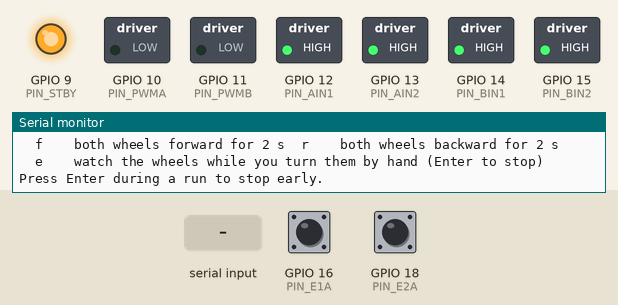
Simulated run of this sketch. Board: ESP8266 (NodeMCU). Parts: switched loads named in the sketch (green lamp = pin HIGH), output pins drawn as LEDs (lit = HIGH), the last lines printed to the serial monitor. Inputs (shaded band) come from the test bench; at power-on: GPIO 16 (PIN_E1A) HIGH, GPIO 18 (PIN_E2A) HIGH.

Above: at 1.2 s.
1.3 s: "a+\n" received over Serial
At 2.1 s:
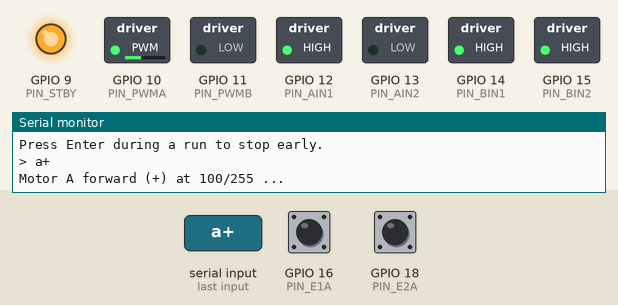
4.3 s: "a-\n" received over Serial
At 5.5 s:
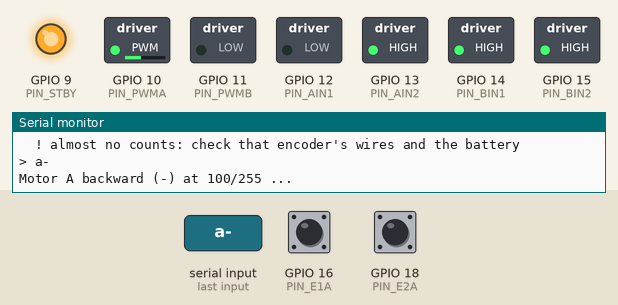
7.3 s: "b+\n" received over Serial
At 7.8 s:
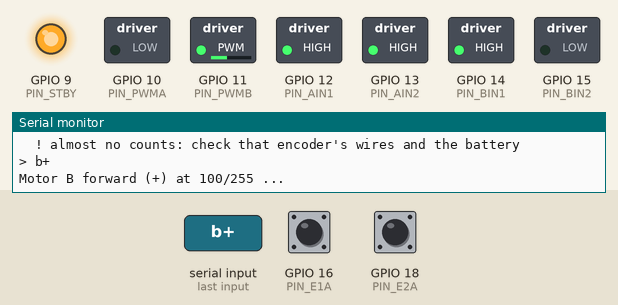
10.3 s: "b-\n" received over Serial
At 11.3 s:
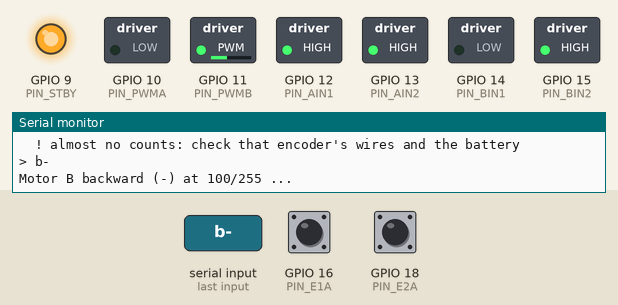
13.3 s: "f\n" received over Serial
At 14.8 s:
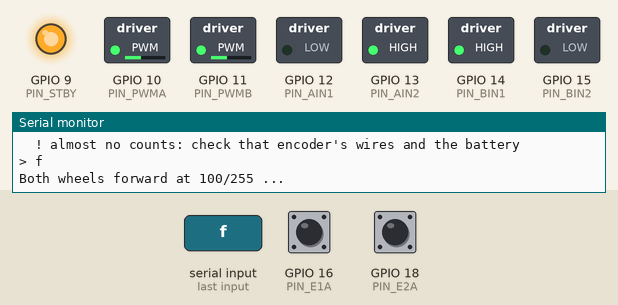
16.3 s: "r\n" received over Serial
At 17.1 s:
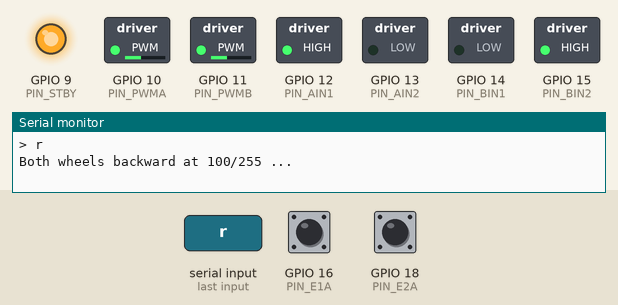
Timing chart, 0 to 19.9 s (numbered marks = the images above; inputs shaded):
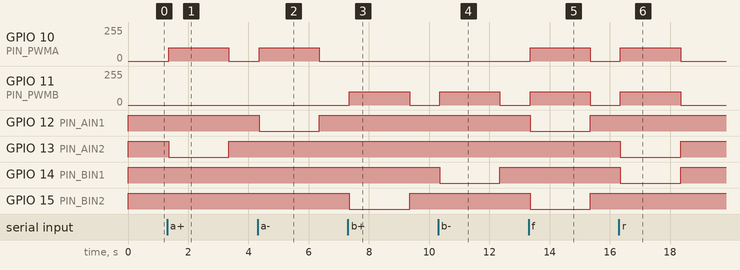

The sketch:

motor_test.ino
```cpp
// motor_test.ino - Self-Balancing Robot, test 1: motors + encoders
//
// What it does: lets you spin each MG310 motor forward or backward through the
// D153C (TB6612) and counts the encoder pulses while it turns.
// Nothing moves until you type a command, and every run stops by itself.
//
// Board: Raspberry Pi Pico W, "Raspberry Pi Pico/RP2040" core by Earle Philhower.
// Serial monitor: 115200 baud, line ending "Newline".
//
// SAFETY: lift the robot so both wheels are off the table before you run a motor.
// The battery must be connected and the D153C switch on, or nothing will turn.

// ---------- pins (same as the Connections sheet) ----------
const int PIN_STBY = 9;    // HIGH = driver awake, LOW = both motors off
const int PIN_PWMA = 10;   // motor A speed (PWM)
const int PIN_PWMB = 11;   // motor B speed (PWM)
const int PIN_AIN1 = 12;   // motor A direction pair
const int PIN_AIN2 = 13;
const int PIN_BIN1 = 14;   // motor B direction pair
const int PIN_BIN2 = 15;
const int PIN_E1A  = 16;   // encoder 1 (motor A), channel A
const int PIN_E1B  = 17;   // encoder 1 (motor A), channel B
const int PIN_E2A  = 18;   // encoder 2 (motor B), channel A
const int PIN_E2B  = 19;   // encoder 2 (motor B), channel B

// ---------- test settings ----------
const int PWM_FREQ = 20000;            // 20 kHz: above hearing, so the motors don't whine
const int PWM_MAX  = 255;              // analogWrite range: 0 = off, 255 = full battery voltage
const unsigned long RUN_MS = 2000;     // each test run lasts 2 s
const long COUNTS_PER_REV = 520;       // our counting gives 2 x 13 pulses x 20:1 gearbox per wheel turn (check it with "e")
int testSpeed = 100;                   // about 40% power; change it with "speed N"

// ---------- directions found in test 1 (front = the "hectorsvill" side) ----------
// The motors face opposite ways on the chassis, so one of each pair is flipped in software.
// "f" and "r" use these so that forward means forward for both wheels.
const bool LEFT_MOTOR_REVERSED  = true;    // motor A (left):  "a-" rolls forward
const bool RIGHT_MOTOR_REVERSED = false;   // motor B (right): "b+" rolls forward
const bool LEFT_ENC_REVERSED    = false;   // encoder 1 already counts up rolling forward
const bool RIGHT_ENC_REVERSED   = true;    // encoder 2 counts down rolling forward

// ---------- encoder counters ----------
// "volatile" tells the compiler these change inside an interrupt,
// so it must read the real value every time instead of a cached copy.
volatile long countA = 0;
volatile long countB = 0;

// Interrupt routines: the Pico runs one of these the instant channel A changes
// (rising or falling edge). Channel B is a quarter-step behind A, so at that
// moment B tells us the direction: same level as A one way, different the other.
void isrEncoderA() {
  bool a = digitalRead(PIN_E1A);
  bool b = digitalRead(PIN_E1B);
  countA += (a == b) ? 1 : -1;
}

void isrEncoderB() {
  bool a = digitalRead(PIN_E2A);
  bool b = digitalRead(PIN_E2B);
  countB += (a == b) ? 1 : -1;
}

// Copy a counter with interrupts paused, so we never read it halfway through an update.
long readCount(volatile long &c) {
  noInterrupts();
  long v = c;
  interrupts();
  return v;
}

// TB6612 rules for each motor (IN1, IN2):
//   HIGH, LOW  -> spin one way        LOW, HIGH -> spin the other way
//   HIGH, HIGH -> brake (shorts the motor so it stops fast)
// The PWM pin sets how much of the battery voltage the motor gets.
void setMotor(char motor, int speed) {          // speed: -255..255, 0 = brake
  int in1 = (motor == 'A') ? PIN_AIN1 : PIN_BIN1;
  int in2 = (motor == 'A') ? PIN_AIN2 : PIN_BIN2;
  int pwm = (motor == 'A') ? PIN_PWMA : PIN_PWMB;
  if (speed > 0)      { digitalWrite(in1, HIGH); digitalWrite(in2, LOW);  }
  else if (speed < 0) { digitalWrite(in1, LOW);  digitalWrite(in2, HIGH); }
  else                { digitalWrite(in1, HIGH); digitalWrite(in2, HIGH); }
  analogWrite(pwm, min(abs(speed), PWM_MAX));
}

void stopAll() {
  setMotor('A', 0);
  setMotor('B', 0);
}

// Robot-level helpers: forward is positive for both wheels and both encoders.
void drive(int left, int right) {
  setMotor('A', LEFT_MOTOR_REVERSED  ? -left  : left);
  setMotor('B', RIGHT_MOTOR_REVERSED ? -right : right);
}
long leftCount()  { long c = readCount(countA); return LEFT_ENC_REVERSED  ? -c : c; }
long rightCount() { long c = readCount(countB); return RIGHT_ENC_REVERSED ? -c : c; }

// Throw away anything left in the serial buffer (for example the second half of a CR+LF).
void flushInput() {
  delay(50);
  while (Serial.available()) Serial.read();
}

void printHelp() {
  Serial.println();
  Serial.println("Motor test commands (type one, then Enter):");
  Serial.println("  a+   motor A forward for 2 s      a-   motor A backward for 2 s");
  Serial.println("  b+   motor B forward for 2 s      b-   motor B backward for 2 s");
  Serial.print  ("  speed N   set the test speed, 0-255 (now ");
  Serial.print(testSpeed);
  Serial.println(")");
  Serial.println("  f    both wheels forward for 2 s  r    both wheels backward for 2 s");
  Serial.println("  e    watch the wheels while you turn them by hand (Enter to stop)");
  Serial.println("Press Enter during a run to stop early.");
}

// Run one motor in one direction, then report how far its encoder moved.
void runTest(char motor, int direction) {
  volatile long &counter = (motor == 'A') ? countA : countB;
  long start = readCount(counter);
  flushInput();

  Serial.print("Motor ");
  Serial.print(motor);
  Serial.print(direction > 0 ? " forward (+)" : " backward (-)");
  Serial.print(" at ");
  Serial.print(testSpeed);
  Serial.println("/255 ...");

  setMotor(motor, direction * testSpeed);
  unsigned long t0 = millis();
  bool stoppedEarly = false;
  while (millis() - t0 < RUN_MS) {
    if (Serial.available()) {                   // any key stops the run
      while (Serial.available()) Serial.read();
      stoppedEarly = true;
      break;
    }
    delay(5);
  }
  unsigned long ranMs = millis() - t0;
  setMotor(motor, 0);
  delay(300);                                   // let the wheel come to rest

  long moved = readCount(counter) - start;
  Serial.print("  encoder ");
  Serial.print(motor == 'A' ? "1" : "2");
  Serial.print(" moved ");
  Serial.print(moved);
  Serial.print(" counts (about ");
  Serial.print((float)moved / COUNTS_PER_REV, 1);
  Serial.print(" wheel turns, ");
  Serial.print(moved * 1000L / (long)max(ranMs, 1UL));
  Serial.println(" counts/s)");
  if (stoppedEarly) Serial.println("  (stopped early)");
  if (abs(moved) < 10) Serial.println("  ! almost no counts: check that encoder's wires and the battery");
}

// Run both wheels the same way using the direction settings above.
// Both counts should come out positive for "f" and negative for "r".
void runDrive(int direction) {
  long l0 = leftCount(), r0 = rightCount();
  flushInput();
  Serial.print(direction > 0 ? "Both wheels forward" : "Both wheels backward");
  Serial.print(" at ");
  Serial.print(testSpeed);
  Serial.println("/255 ...");
  drive(direction * testSpeed, direction * testSpeed);
  unsigned long t0 = millis();
  while (millis() - t0 < RUN_MS && !Serial.available()) delay(5);
  drive(0, 0);
  flushInput();
  delay(300);
  long l = leftCount() - l0, r = rightCount() - r0;
  Serial.print("  left moved ");
  Serial.print(l);
  Serial.print(", right moved ");
  Serial.print(r);
  bool ok = (direction > 0) ? (l > 0 && r > 0) : (l < 0 && r < 0);
  Serial.println(ok ? "  (signs correct)" : "  ! signs wrong: check the four direction settings");
}

// Show how far each wheel has turned since you typed "e", in forward-positive counts.
// Prints only when something changes. Press Enter to stop.
void watchEncoders() {
  Serial.println("Turn each wheel one full turn FORWARD by hand. Press Enter when done.");
  flushInput();
  long l0 = leftCount(), r0 = rightCount();
  long lastL = 0, lastR = 0;
  while (!Serial.available()) {
    long l = leftCount() - l0, r = rightCount() - r0;
    if (l != lastL || r != lastR) {
      Serial.print("  left ");
      Serial.print(l);
      Serial.print(" (");
      Serial.print((float)l / COUNTS_PER_REV, 2);
      Serial.print(" turns)    right ");
      Serial.print(r);
      Serial.print(" (");
      Serial.print((float)r / COUNTS_PER_REV, 2);
      Serial.println(" turns)");
      lastL = l;
      lastR = r;
    }
    delay(100);
  }
  flushInput();
  Serial.print("Done. Left ");
  Serial.print(lastL);
  Serial.print(" counts, right ");
  Serial.print(lastR);
  Serial.println(" counts.");
}

void handleCommand(String cmd) {
  cmd.trim();
  cmd.toLowerCase();
  if (cmd.length() == 0) return;
  Serial.print("> ");
  Serial.println(cmd);
  if      (cmd == "a+") runTest('A', +1);
  else if (cmd == "a-") runTest('A', -1);
  else if (cmd == "b+") runTest('B', +1);
  else if (cmd == "b-") runTest('B', -1);
  else if (cmd == "f")  runDrive(+1);
  else if (cmd == "r")  runDrive(-1);
  else if (cmd == "e")  watchEncoders();
  else if (cmd.startsWith("speed")) {
    testSpeed = constrain(cmd.substring(5).toInt(), 0, PWM_MAX);
    Serial.print("Test speed is now ");
    Serial.print(testSpeed);
    Serial.println("/255");
  }
  else printHelp();
}

void setup() {
  Serial.begin(115200);
  unsigned long t0 = millis();
  while (!Serial && millis() - t0 < 5000) {}    // wait up to 5 s for the serial monitor

  // Outputs first, all off, with the driver asleep while we set up.
  pinMode(PIN_STBY, OUTPUT);
  digitalWrite(PIN_STBY, LOW);
  const int dirPins[] = {PIN_AIN1, PIN_AIN2, PIN_BIN1, PIN_BIN2};
  for (int p : dirPins) {
    pinMode(p, OUTPUT);
    digitalWrite(p, LOW);
  }
  analogWriteFreq(PWM_FREQ);
  analogWriteRange(PWM_MAX);
  analogWrite(PIN_PWMA, 0);
  analogWrite(PIN_PWMB, 0);

  // Encoder inputs, with an interrupt on each channel A.
  const int encPins[] = {PIN_E1A, PIN_E1B, PIN_E2A, PIN_E2B};
  for (int p : encPins) pinMode(p, INPUT_PULLUP);
  attachInterrupt(digitalPinToInterrupt(PIN_E1A), isrEncoderA, CHANGE);
  attachInterrupt(digitalPinToInterrupt(PIN_E2A), isrEncoderB, CHANGE);

  stopAll();
  digitalWrite(PIN_STBY, HIGH);                 // driver awake; motors still stopped
  Serial.println("Motor test ready. Wheels off the table?");
  printHelp();
}

// Collect typed characters until Enter, then run the command.
String line;
void loop() {
  while (Serial.available()) {
    char c = Serial.read();
    if (c == '\n' || c == '\r') {
      handleCommand(line);
      line = "";
    } else {
      line += c;
    }
  }
}
```

Measured:
- after the input at 1.3 s, GPIO 10 (PIN_PWMA): 0/255 → 100/255 after 0.05 s, → 0/255 2.0 s later; GPIO 13 (PIN_AIN2): HIGH → LOW after 0.05 s, → HIGH 2.0 s later
- after the input at 4.3 s, GPIO 10 (PIN_PWMA): 0/255 → 100/255 after 0.05 s, → 0/255 2.0 s later; GPIO 12 (PIN_AIN1): HIGH → LOW after 0.05 s, → HIGH 2.0 s later
- after the input at 7.3 s, GPIO 11 (PIN_PWMB): 0/255 → 100/255 after 0.05 s, → 0/255 2.0 s later; GPIO 15 (PIN_BIN2): HIGH → LOW after 0.05 s, → HIGH 2.0 s later
- after the input at 10.3 s, GPIO 11 (PIN_PWMB): 0/255 → 100/255 after 0.05 s, → 0/255 2.0 s later; GPIO 14 (PIN_BIN1): HIGH → LOW after 0.05 s, → HIGH 2.0 s later
- after the input at 13.3 s, GPIO 10 (PIN_PWMA), GPIO 11 (PIN_PWMB): 0/255 → 100/255 after 0.05 s, → 0/255 2.0 s later; GPIO 12 (PIN_AIN1), GPIO 15 (PIN_BIN2): HIGH → LOW after 0.05 s, → HIGH 2.0 s later
- after the input at 16.3 s, GPIO 10 (PIN_PWMA), GPIO 11 (PIN_PWMB): 0/255 → 100/255 after 0.05 s, → 0/255 2.0 s later; GPIO 13 (PIN_AIN2), GPIO 14 (PIN_BIN1): HIGH → LOW after 0.05 s, → HIGH 2.0 s later
